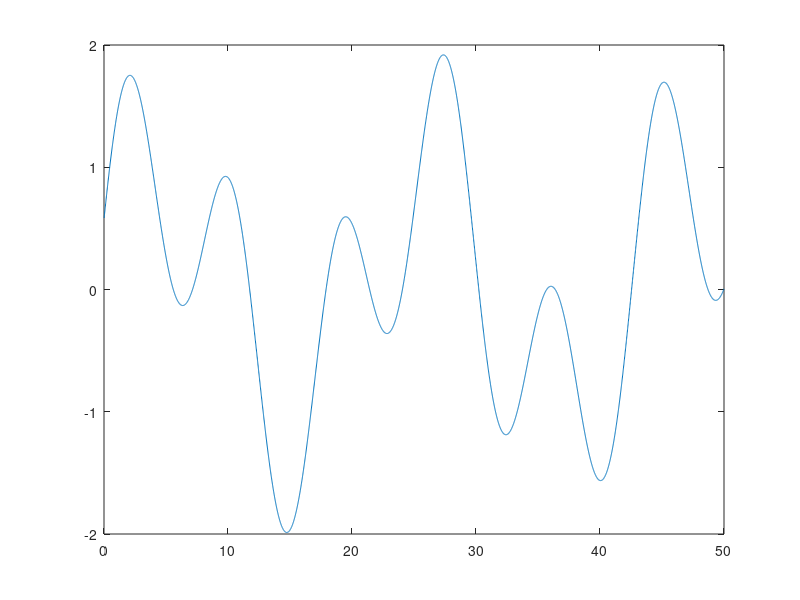

Write the MATLAB code that produced this figure.
%
% Generate the sprint force and set parameters
%

  %
  % Parametrit
  %
  N = 5000;
  dt = 0.01;
  a = 0;
  b = 0.1;
  tt = (1:N)*dt;
  meas_step = 10;
  sd = 0.01;
  
  %
  % Unknown input
  %
  r1 = randn;
  r2 = randn;
  amp_ext = 1;
  u_ext = amp_ext*(sin(r1 + 0.73*tt) + sin(r1 + 0.29*tt));
  plot(tt,u_ext);
  